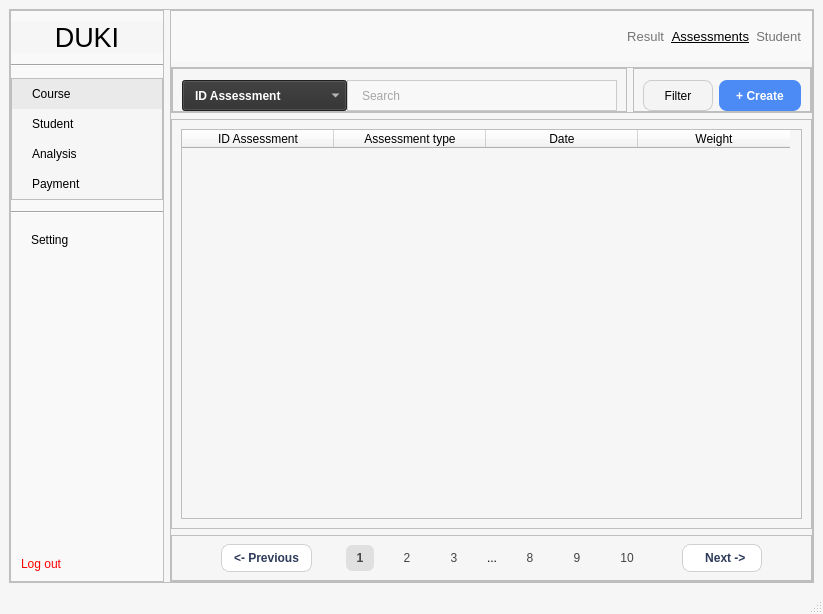
<?xml version="1.0" encoding="UTF-8"?>
<ui version="4.0">
 <class>MainWindow</class>
 <widget class="QMainWindow" name="MainWindow">
  <property name="geometry">
   <rect>
    <x>0</x>
    <y>0</y>
    <width>823</width>
    <height>614</height>
   </rect>
  </property>
  <property name="windowTitle">
   <string>MainWindow</string>
  </property>
  <property name="styleSheet">
   <string notr="true">QMainWindow {
    background-color: #f6f6f6;
}
QFrame {
    background-color: #f6f6f6;
}
#centralwidget{
	background-color: #f6f6f6;
}
#menu {
    background-color: #f9f9f9;
    border-right: 1px solid #e0e0e0;
}
QLabel#brand {
    color: black;
}

#menu_analysis,
#menu_course,
#menu_payment,
#menu_student,
#menu_setting {
    text-align: left;
    padding: 8px 20px;
    border: none;
	color: black;
}
#menu_analysis:hover,
#menu_course:hover,
#menu_logout:hover,
#menu_payment:hover,
#menu_student:hover,
#menu_setting:hover {
    background-color: #eaeaea;
}
#menu_logout {
    color: red;
    padding: 10px;
    text-align: left;
	border: none;
}
#menu_course {
    background-color: #eaeaea;
}
#course_assessment_search_lineEdit {
    background-color: #F8F8F8;
    border: 1px solid #CCCCCC;
    border-radius-right: 10px;
    padding: 6px 12px;
    color: #555;
}
#course_assessment_search_lineEdit:focus {
    border: 2px solid #A0A0A0;
}
#course_assessment_search_comboBox {
    background-color: #2E2E2E;
    color: white;
    padding: 6px 12px;
    font-weight: bold;
}
QComboBox QAbstractItemView {
    background-color: #2E2E2E;
    color: white;
    selection-background-color: #444444;
    selection-color: white;
}
#course_assessment_create {
    background-color: #4C8BF5;
    color: white;
    border: none;
    border-radius: 8px;
    padding: 6px 10px;
    font-weight: bold;
}
#course_assessment_create:hover {
    background-color: #3B73E0;
}
#course_assessment_filter {
    background-color: #F4F4F4;
    border: 1px solid #CCCCCC;
    border-radius: 8px;
    padding: 6px 10px;
	color: black;
}
#course_assessment_filter:hover {
    background-color: #EAEAEA;
}
#header{
	background-color: #f9f9f9;
	color: black;
}
#course_assessment_previous, #course_assessment_next {
    background-color: white;
    color: #2E3A59;
    border: 1px solid #D0D0D0;
    border-radius: 8px;
    padding: 6px 12px;
    font-weight: 500;
}
#course_assessment_previous:hover, #course_assessment_next:hover {
    background-color: #F5F5F5;
}
#course_assessment_page_1, #course_assessment_page_2, #course_assessment_page_3, #course_assessment_page_8, #course_assessment_page_9, #course_assessment_page_10 {
    background-color: transparent;
    border: none;
    color: #444;
    padding: 6px 10px;
}
#course_assessment_page_1 {
    background-color: #E0E0E0;
    border-radius: 6px;
    font-weight: bold;
}
#space {
    color: #777;
    font-weight: bold;
}


</string>
  </property>
  <widget class="QWidget" name="centralwidget">
   <layout class="QHBoxLayout" name="horizontalLayout_5">
    <item>
     <widget class="QFrame" name="frame">
      <property name="sizePolicy">
       <sizepolicy hsizetype="Preferred" vsizetype="Preferred">
        <horstretch>0</horstretch>
        <verstretch>0</verstretch>
       </sizepolicy>
      </property>
      <property name="minimumSize">
       <size>
        <width>801</width>
        <height>541</height>
       </size>
      </property>
      <property name="frameShape">
       <enum>QFrame::StyledPanel</enum>
      </property>
      <property name="frameShadow">
       <enum>QFrame::Raised</enum>
      </property>
      <layout class="QHBoxLayout" name="horizontalLayout">
       <property name="leftMargin">
        <number>0</number>
       </property>
       <property name="topMargin">
        <number>0</number>
       </property>
       <property name="rightMargin">
        <number>0</number>
       </property>
       <property name="bottomMargin">
        <number>0</number>
       </property>
       <item>
        <widget class="QFrame" name="menu">
         <property name="sizePolicy">
          <sizepolicy hsizetype="Preferred" vsizetype="Preferred">
           <horstretch>0</horstretch>
           <verstretch>0</verstretch>
          </sizepolicy>
         </property>
         <property name="frameShape">
          <enum>QFrame::StyledPanel</enum>
         </property>
         <property name="frameShadow">
          <enum>QFrame::Raised</enum>
         </property>
         <layout class="QVBoxLayout" name="verticalLayout" stretch="0,0,0,0,0,0,0">
          <property name="spacing">
           <number>11</number>
          </property>
          <property name="leftMargin">
           <number>0</number>
          </property>
          <property name="topMargin">
           <number>11</number>
          </property>
          <property name="rightMargin">
           <number>0</number>
          </property>
          <property name="bottomMargin">
           <number>0</number>
          </property>
          <item>
           <widget class="QLabel" name="brand">
            <property name="sizePolicy">
             <sizepolicy hsizetype="Preferred" vsizetype="Preferred">
              <horstretch>0</horstretch>
              <verstretch>0</verstretch>
             </sizepolicy>
            </property>
            <property name="font">
             <font>
              <pointsize>20</pointsize>
             </font>
            </property>
            <property name="styleSheet">
             <string notr="true"/>
            </property>
            <property name="text">
             <string>DUKI</string>
            </property>
            <property name="alignment">
             <set>Qt::AlignCenter</set>
            </property>
           </widget>
          </item>
          <item>
           <widget class="Line" name="line_1">
            <property name="orientation">
             <enum>Qt::Horizontal</enum>
            </property>
           </widget>
          </item>
          <item>
           <widget class="QFrame" name="frame_2">
            <property name="frameShape">
             <enum>QFrame::StyledPanel</enum>
            </property>
            <property name="frameShadow">
             <enum>QFrame::Raised</enum>
            </property>
            <layout class="QVBoxLayout" name="verticalLayout_3">
             <property name="spacing">
              <number>0</number>
             </property>
             <property name="leftMargin">
              <number>0</number>
             </property>
             <property name="topMargin">
              <number>0</number>
             </property>
             <property name="rightMargin">
              <number>0</number>
             </property>
             <property name="bottomMargin">
              <number>0</number>
             </property>
             <item>
              <widget class="QPushButton" name="menu_course">
               <property name="sizePolicy">
                <sizepolicy hsizetype="Minimum" vsizetype="Preferred">
                 <horstretch>0</horstretch>
                 <verstretch>0</verstretch>
                </sizepolicy>
               </property>
               <property name="styleSheet">
                <string notr="true"/>
               </property>
               <property name="text">
                <string>Course</string>
               </property>
              </widget>
             </item>
             <item>
              <widget class="QPushButton" name="menu_student">
               <property name="sizePolicy">
                <sizepolicy hsizetype="Minimum" vsizetype="Preferred">
                 <horstretch>0</horstretch>
                 <verstretch>0</verstretch>
                </sizepolicy>
               </property>
               <property name="layoutDirection">
                <enum>Qt::LeftToRight</enum>
               </property>
               <property name="styleSheet">
                <string notr="true"/>
               </property>
               <property name="text">
                <string>Student</string>
               </property>
              </widget>
             </item>
             <item>
              <widget class="QPushButton" name="menu_analysis">
               <property name="sizePolicy">
                <sizepolicy hsizetype="Minimum" vsizetype="Preferred">
                 <horstretch>0</horstretch>
                 <verstretch>0</verstretch>
                </sizepolicy>
               </property>
               <property name="styleSheet">
                <string notr="true"/>
               </property>
               <property name="text">
                <string>Analysis</string>
               </property>
              </widget>
             </item>
             <item>
              <widget class="QPushButton" name="menu_payment">
               <property name="sizePolicy">
                <sizepolicy hsizetype="Preferred" vsizetype="Preferred">
                 <horstretch>0</horstretch>
                 <verstretch>0</verstretch>
                </sizepolicy>
               </property>
               <property name="minimumSize">
                <size>
                 <width>150</width>
                 <height>28</height>
                </size>
               </property>
               <property name="styleSheet">
                <string notr="true"/>
               </property>
               <property name="text">
                <string>Payment</string>
               </property>
              </widget>
             </item>
            </layout>
           </widget>
          </item>
          <item>
           <widget class="Line" name="line_2">
            <property name="orientation">
             <enum>Qt::Horizontal</enum>
            </property>
           </widget>
          </item>
          <item>
           <widget class="QPushButton" name="menu_setting">
            <property name="sizePolicy">
             <sizepolicy hsizetype="Preferred" vsizetype="Preferred">
              <horstretch>0</horstretch>
              <verstretch>0</verstretch>
             </sizepolicy>
            </property>
            <property name="minimumSize">
             <size>
              <width>60</width>
              <height>12</height>
             </size>
            </property>
            <property name="styleSheet">
             <string notr="true"/>
            </property>
            <property name="text">
             <string>Setting</string>
            </property>
           </widget>
          </item>
          <item>
           <spacer name="verticalSpacer">
            <property name="orientation">
             <enum>Qt::Vertical</enum>
            </property>
            <property name="sizeHint" stdset="0">
             <size>
              <width>20</width>
              <height>40</height>
             </size>
            </property>
           </spacer>
          </item>
          <item>
           <widget class="QPushButton" name="menu_logout">
            <property name="sizePolicy">
             <sizepolicy hsizetype="Preferred" vsizetype="Preferred">
              <horstretch>0</horstretch>
              <verstretch>0</verstretch>
             </sizepolicy>
            </property>
            <property name="styleSheet">
             <string notr="true"/>
            </property>
            <property name="text">
             <string>Log out</string>
            </property>
           </widget>
          </item>
         </layout>
        </widget>
       </item>
       <item>
        <widget class="QFrame" name="frame_3">
         <property name="sizePolicy">
          <sizepolicy hsizetype="Preferred" vsizetype="Preferred">
           <horstretch>0</horstretch>
           <verstretch>0</verstretch>
          </sizepolicy>
         </property>
         <property name="frameShape">
          <enum>QFrame::StyledPanel</enum>
         </property>
         <property name="frameShadow">
          <enum>QFrame::Raised</enum>
         </property>
         <layout class="QVBoxLayout" name="verticalLayout_2">
          <property name="leftMargin">
           <number>0</number>
          </property>
          <property name="topMargin">
           <number>0</number>
          </property>
          <property name="rightMargin">
           <number>0</number>
          </property>
          <property name="bottomMargin">
           <number>0</number>
          </property>
          <item>
           <widget class="QWidget" name="header" native="true">
            <property name="minimumSize">
             <size>
              <width>50</width>
              <height>50</height>
             </size>
            </property>
            <property name="styleSheet">
             <string notr="true">background-color: #f9f9f9;</string>
            </property>
            <layout class="QHBoxLayout" name="horizontalLayout_9">
             <property name="spacing">
              <number>7</number>
             </property>
             <property name="leftMargin">
              <number>0</number>
             </property>
             <property name="topMargin">
              <number>0</number>
             </property>
             <property name="rightMargin">
              <number>11</number>
             </property>
             <property name="bottomMargin">
              <number>0</number>
             </property>
             <item>
              <spacer name="horizontalSpacer_5">
               <property name="orientation">
                <enum>Qt::Horizontal</enum>
               </property>
               <property name="sizeHint" stdset="0">
                <size>
                 <width>40</width>
                 <height>20</height>
                </size>
               </property>
              </spacer>
             </item>
             <item>
              <widget class="QLabel" name="header_result">
               <property name="font">
                <font>
                 <pointsize>10</pointsize>
                </font>
               </property>
               <property name="styleSheet">
                <string notr="true">color:#757575</string>
               </property>
               <property name="text">
                <string>Result</string>
               </property>
               <property name="alignment">
                <set>Qt::AlignRight|Qt::AlignTrailing|Qt::AlignVCenter</set>
               </property>
              </widget>
             </item>
             <item>
              <widget class="QLabel" name="header_assessment">
               <property name="font">
                <font>
                 <pointsize>10</pointsize>
                 <underline>true</underline>
                </font>
               </property>
               <property name="styleSheet">
                <string notr="true"/>
               </property>
               <property name="text">
                <string>Assessments</string>
               </property>
               <property name="alignment">
                <set>Qt::AlignRight|Qt::AlignTrailing|Qt::AlignVCenter</set>
               </property>
              </widget>
             </item>
             <item>
              <widget class="QLabel" name="header_student">
               <property name="font">
                <font>
                 <pointsize>10</pointsize>
                 <underline>false</underline>
                </font>
               </property>
               <property name="styleSheet">
                <string notr="true">color:#757575</string>
               </property>
               <property name="text">
                <string>Student</string>
               </property>
               <property name="alignment">
                <set>Qt::AlignRight|Qt::AlignTrailing|Qt::AlignVCenter</set>
               </property>
              </widget>
             </item>
            </layout>
           </widget>
          </item>
          <item>
           <widget class="QFrame" name="option">
            <property name="sizePolicy">
             <sizepolicy hsizetype="Preferred" vsizetype="Preferred">
              <horstretch>0</horstretch>
              <verstretch>0</verstretch>
             </sizepolicy>
            </property>
            <property name="frameShape">
             <enum>QFrame::StyledPanel</enum>
            </property>
            <property name="frameShadow">
             <enum>QFrame::Raised</enum>
            </property>
            <layout class="QHBoxLayout" name="horizontalLayout_2">
             <property name="leftMargin">
              <number>0</number>
             </property>
             <property name="topMargin">
              <number>0</number>
             </property>
             <property name="rightMargin">
              <number>0</number>
             </property>
             <property name="bottomMargin">
              <number>0</number>
             </property>
             <item>
              <widget class="QFrame" name="search">
               <property name="frameShape">
                <enum>QFrame::StyledPanel</enum>
               </property>
               <property name="frameShadow">
                <enum>QFrame::Raised</enum>
               </property>
               <layout class="QHBoxLayout" name="horizontalLayout_3">
                <property name="spacing">
                 <number>0</number>
                </property>
                <property name="topMargin">
                 <number>11</number>
                </property>
                <property name="bottomMargin">
                 <number>0</number>
                </property>
                <item>
                 <widget class="QComboBox" name="course_assessment_search_comboBox">
                  <property name="sizePolicy">
                   <sizepolicy hsizetype="Maximum" vsizetype="Preferred">
                    <horstretch>0</horstretch>
                    <verstretch>0</verstretch>
                   </sizepolicy>
                  </property>
                  <property name="minimumSize">
                   <size>
                    <width>165</width>
                    <height>31</height>
                   </size>
                  </property>
                  <property name="styleSheet">
                   <string notr="true"/>
                  </property>
                  <item>
                   <property name="text">
                    <string>ID Assessment</string>
                   </property>
                  </item>
                  <item>
                   <property name="text">
                    <string>Assessment type</string>
                   </property>
                  </item>
                  <item>
                   <property name="text">
                    <string>Date</string>
                   </property>
                  </item>
                  <item>
                   <property name="text">
                    <string>Weight</string>
                   </property>
                  </item>
                 </widget>
                </item>
                <item>
                 <widget class="QLineEdit" name="course_assessment_search_lineEdit">
                  <property name="sizePolicy">
                   <sizepolicy hsizetype="Preferred" vsizetype="Preferred">
                    <horstretch>0</horstretch>
                    <verstretch>0</verstretch>
                   </sizepolicy>
                  </property>
                  <property name="minimumSize">
                   <size>
                    <width>260</width>
                    <height>31</height>
                   </size>
                  </property>
                  <property name="placeholderText">
                   <string>Search</string>
                  </property>
                 </widget>
                </item>
               </layout>
              </widget>
             </item>
             <item>
              <widget class="QFrame" name="frame_5">
               <property name="sizePolicy">
                <sizepolicy hsizetype="Maximum" vsizetype="Preferred">
                 <horstretch>0</horstretch>
                 <verstretch>0</verstretch>
                </sizepolicy>
               </property>
               <property name="frameShape">
                <enum>QFrame::StyledPanel</enum>
               </property>
               <property name="frameShadow">
                <enum>QFrame::Raised</enum>
               </property>
               <layout class="QHBoxLayout" name="horizontalLayout_4">
                <property name="topMargin">
                 <number>11</number>
                </property>
                <property name="bottomMargin">
                 <number>0</number>
                </property>
                <item>
                 <widget class="QPushButton" name="course_assessment_filter">
                  <property name="sizePolicy">
                   <sizepolicy hsizetype="Preferred" vsizetype="Preferred">
                    <horstretch>0</horstretch>
                    <verstretch>0</verstretch>
                   </sizepolicy>
                  </property>
                  <property name="minimumSize">
                   <size>
                    <width>70</width>
                    <height>30</height>
                   </size>
                  </property>
                  <property name="text">
                   <string>Filter</string>
                  </property>
                 </widget>
                </item>
                <item>
                 <widget class="QPushButton" name="course_assessment_create">
                  <property name="sizePolicy">
                   <sizepolicy hsizetype="Preferred" vsizetype="Preferred">
                    <horstretch>0</horstretch>
                    <verstretch>0</verstretch>
                   </sizepolicy>
                  </property>
                  <property name="minimumSize">
                   <size>
                    <width>82</width>
                    <height>30</height>
                   </size>
                  </property>
                  <property name="text">
                   <string>+ Create</string>
                  </property>
                 </widget>
                </item>
               </layout>
              </widget>
             </item>
            </layout>
           </widget>
          </item>
          <item>
           <widget class="QFrame" name="frame_6">
            <property name="sizePolicy">
             <sizepolicy hsizetype="Preferred" vsizetype="Expanding">
              <horstretch>0</horstretch>
              <verstretch>0</verstretch>
             </sizepolicy>
            </property>
            <property name="minimumSize">
             <size>
              <width>165</width>
              <height>0</height>
             </size>
            </property>
            <property name="frameShape">
             <enum>QFrame::StyledPanel</enum>
            </property>
            <property name="frameShadow">
             <enum>QFrame::Raised</enum>
            </property>
            <layout class="QHBoxLayout" name="horizontalLayout_8">
             <item>
              <widget class="QTableWidget" name="course_assessment_table">
               <property name="styleSheet">
                <string notr="true">color: black</string>
               </property>
               <attribute name="horizontalHeaderDefaultSectionSize">
                <number>152</number>
               </attribute>
               <column>
                <property name="text">
                 <string>ID Assessment</string>
                </property>
               </column>
               <column>
                <property name="text">
                 <string>Assessment type</string>
                </property>
               </column>
               <column>
                <property name="text">
                 <string>Date</string>
                </property>
               </column>
               <column>
                <property name="text">
                 <string>Weight</string>
                </property>
               </column>
              </widget>
             </item>
            </layout>
           </widget>
          </item>
          <item>
           <widget class="QFrame" name="frame_7">
            <property name="sizePolicy">
             <sizepolicy hsizetype="Preferred" vsizetype="Preferred">
              <horstretch>0</horstretch>
              <verstretch>0</verstretch>
             </sizepolicy>
            </property>
            <property name="frameShape">
             <enum>QFrame::StyledPanel</enum>
            </property>
            <property name="frameShadow">
             <enum>QFrame::Raised</enum>
            </property>
            <layout class="QHBoxLayout" name="horizontalLayout_6">
             <property name="topMargin">
              <number>0</number>
             </property>
             <property name="bottomMargin">
              <number>0</number>
             </property>
             <item>
              <spacer name="horizontalSpacer_3">
               <property name="orientation">
                <enum>Qt::Horizontal</enum>
               </property>
               <property name="sizeHint" stdset="0">
                <size>
                 <width>40</width>
                 <height>20</height>
                </size>
               </property>
              </spacer>
             </item>
             <item>
              <widget class="QPushButton" name="course_assessment_previous">
               <property name="sizePolicy">
                <sizepolicy hsizetype="Preferred" vsizetype="Fixed">
                 <horstretch>0</horstretch>
                 <verstretch>0</verstretch>
                </sizepolicy>
               </property>
               <property name="text">
                <string>&lt;- Previous</string>
               </property>
              </widget>
             </item>
             <item>
              <spacer name="horizontalSpacer">
               <property name="orientation">
                <enum>Qt::Horizontal</enum>
               </property>
               <property name="sizeHint" stdset="0">
                <size>
                 <width>1</width>
                 <height>20</height>
                </size>
               </property>
              </spacer>
             </item>
             <item>
              <widget class="QWidget" name="course_assessment_page" native="true">
               <property name="sizePolicy">
                <sizepolicy hsizetype="Maximum" vsizetype="Preferred">
                 <horstretch>30</horstretch>
                 <verstretch>0</verstretch>
                </sizepolicy>
               </property>
               <property name="minimumSize">
                <size>
                 <width>350</width>
                 <height>0</height>
                </size>
               </property>
               <layout class="QHBoxLayout" name="horizontalLayout_7">
                <property name="leftMargin">
                 <number>11</number>
                </property>
                <property name="rightMargin">
                 <number>11</number>
                </property>
                <item>
                 <widget class="QPushButton" name="course_assessment_page_1">
                  <property name="sizePolicy">
                   <sizepolicy hsizetype="Fixed" vsizetype="Preferred">
                    <horstretch>0</horstretch>
                    <verstretch>0</verstretch>
                   </sizepolicy>
                  </property>
                  <property name="minimumSize">
                   <size>
                    <width>28</width>
                    <height>0</height>
                   </size>
                  </property>
                  <property name="text">
                   <string>1</string>
                  </property>
                 </widget>
                </item>
                <item>
                 <widget class="QPushButton" name="course_assessment_page_2">
                  <property name="sizePolicy">
                   <sizepolicy hsizetype="Fixed" vsizetype="Preferred">
                    <horstretch>0</horstretch>
                    <verstretch>0</verstretch>
                   </sizepolicy>
                  </property>
                  <property name="minimumSize">
                   <size>
                    <width>28</width>
                    <height>0</height>
                   </size>
                  </property>
                  <property name="text">
                   <string>2</string>
                  </property>
                 </widget>
                </item>
                <item>
                 <widget class="QPushButton" name="course_assessment_page_8">
                  <property name="sizePolicy">
                   <sizepolicy hsizetype="Fixed" vsizetype="Preferred">
                    <horstretch>0</horstretch>
                    <verstretch>0</verstretch>
                   </sizepolicy>
                  </property>
                  <property name="minimumSize">
                   <size>
                    <width>28</width>
                    <height>0</height>
                   </size>
                  </property>
                  <property name="text">
                   <string>3</string>
                  </property>
                 </widget>
                </item>
                <item>
                 <widget class="QLabel" name="course_assessment_space">
                  <property name="sizePolicy">
                   <sizepolicy hsizetype="Fixed" vsizetype="Preferred">
                    <horstretch>0</horstretch>
                    <verstretch>0</verstretch>
                   </sizepolicy>
                  </property>
                  <property name="layoutDirection">
                   <enum>Qt::LeftToRight</enum>
                  </property>
                  <property name="text">
                   <string>...</string>
                  </property>
                  <property name="alignment">
                   <set>Qt::AlignCenter</set>
                  </property>
                 </widget>
                </item>
                <item>
                 <widget class="QPushButton" name="course_assessment_page_10">
                  <property name="sizePolicy">
                   <sizepolicy hsizetype="Fixed" vsizetype="Preferred">
                    <horstretch>0</horstretch>
                    <verstretch>0</verstretch>
                   </sizepolicy>
                  </property>
                  <property name="minimumSize">
                   <size>
                    <width>28</width>
                    <height>0</height>
                   </size>
                  </property>
                  <property name="text">
                   <string>8</string>
                  </property>
                 </widget>
                </item>
                <item>
                 <widget class="QPushButton" name="course_assessment_page_9">
                  <property name="sizePolicy">
                   <sizepolicy hsizetype="Fixed" vsizetype="Preferred">
                    <horstretch>0</horstretch>
                    <verstretch>0</verstretch>
                   </sizepolicy>
                  </property>
                  <property name="minimumSize">
                   <size>
                    <width>28</width>
                    <height>0</height>
                   </size>
                  </property>
                  <property name="text">
                   <string>9</string>
                  </property>
                 </widget>
                </item>
                <item>
                 <widget class="QPushButton" name="course_assessment_page_3">
                  <property name="sizePolicy">
                   <sizepolicy hsizetype="Fixed" vsizetype="Preferred">
                    <horstretch>0</horstretch>
                    <verstretch>0</verstretch>
                   </sizepolicy>
                  </property>
                  <property name="minimumSize">
                   <size>
                    <width>28</width>
                    <height>0</height>
                   </size>
                  </property>
                  <property name="text">
                   <string>10</string>
                  </property>
                 </widget>
                </item>
               </layout>
              </widget>
             </item>
             <item>
              <spacer name="horizontalSpacer_2">
               <property name="orientation">
                <enum>Qt::Horizontal</enum>
               </property>
               <property name="sizeHint" stdset="0">
                <size>
                 <width>4</width>
                 <height>20</height>
                </size>
               </property>
              </spacer>
             </item>
             <item>
              <widget class="QPushButton" name="course_assessment_next">
               <property name="sizePolicy">
                <sizepolicy hsizetype="Preferred" vsizetype="Fixed">
                 <horstretch>0</horstretch>
                 <verstretch>0</verstretch>
                </sizepolicy>
               </property>
               <property name="text">
                <string>   Next -&gt; </string>
               </property>
              </widget>
             </item>
             <item>
              <spacer name="horizontalSpacer_4">
               <property name="orientation">
                <enum>Qt::Horizontal</enum>
               </property>
               <property name="sizeHint" stdset="0">
                <size>
                 <width>40</width>
                 <height>20</height>
                </size>
               </property>
              </spacer>
             </item>
            </layout>
           </widget>
          </item>
         </layout>
        </widget>
       </item>
      </layout>
     </widget>
    </item>
   </layout>
  </widget>
  <widget class="QMenuBar" name="menubar">
   <property name="geometry">
    <rect>
     <x>0</x>
     <y>0</y>
     <width>823</width>
     <height>26</height>
    </rect>
   </property>
  </widget>
  <widget class="QStatusBar" name="statusbar"/>
 </widget>
 <resources/>
 <connections/>
</ui>
